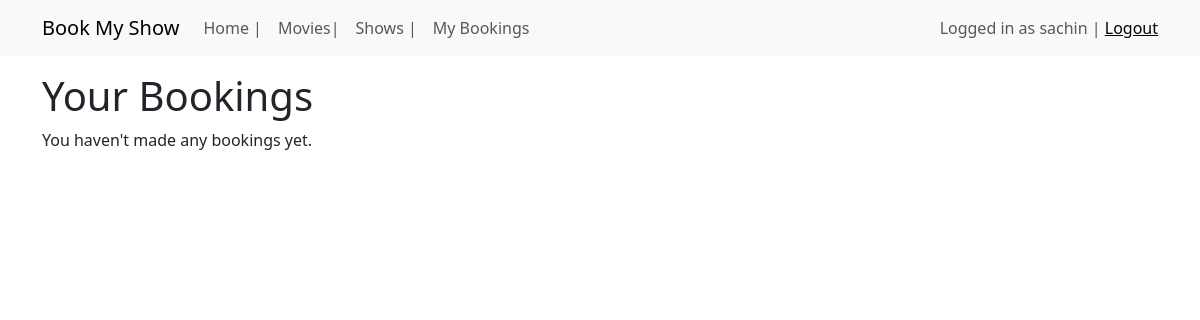
The app's page /bookings (signed in), older data.
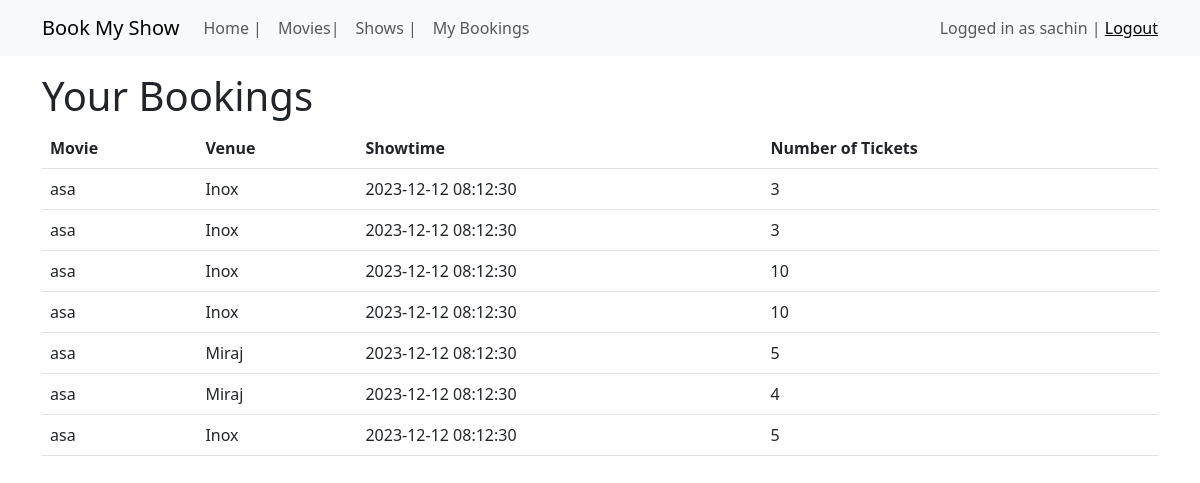
The same page, newer data.
### application/models.py (models this page shows, shortened)
class User(UserMixin,db.Model):
    id = db.Column(db.Integer, primary_key=True)
    username = db.Column(db.String(100), nullable=False)
    email = db.Column(db.String(100), nullable=False)
    is_admin = db.Column(db.Boolean, default=False)
    password_hash = db.Column(db.String(128),nullable=True)
    bookings = db.relationship('Booking', backref='user', lazy=True)
    comments = db.relationship('Comment', backref='user', lazy=True)
    likes = db.relationship('Like', backref='user', lazy=True)
    @property
    def password(self):
        raise AttributeError('Password is not a redable Attribute! ')

class Booking(db.Model):
    id = db.Column(db.Integer, primary_key=True)
    user_id = db.Column(db.Integer, db.ForeignKey('user.id'), nullable=False)
    showtime_id = db.Column(db.Integer, db.ForeignKey('showtime.id'), nullable=False)
    movie_id = db.Column(db.Integer, db.ForeignKey('movie.id'), nullable=False)
    cinema_id = db.Column(db.Integer, db.ForeignKey('cinema.id'), nullable=False)
    date = db.Column(db.Date)
    time = db.Column(db.Time)
    num_tickets = db.Column(db.Integer, nullable=False)

class Movie(db.Model):
    id = db.Column(db.Integer, primary_key=True)
    name = db.Column(db.String(100), nullable=False)
    genre = db.Column(db.String(100), nullable=False)
    director = db.Column(db.String(100), nullable=False)
    cast = db.Column(db.String(1000), nullable=False)
    synopsis = db.Column(db.Text, nullable=False)
    duration = db.Column(db.Integer, nullable=False)
    release_date = db.Column(db.Text)
    rating = db.Column(db.Float, nullable=False)
    poster = db.Column(db.String(100))
    bookings = db.relationship('Booking', backref='movie', lazy=True)
    comments = db.relationship('Comment', backref='movie', lazy=True)
    likes = db.relationship('Like', backref='movie', lazy=True)
    showtimes = db.relationship('Showtime', backref='movie', lazy=True)

class Cinema(db.Model):
    id = db.Column(db.Integer, primary_key=True)
    name = db.Column(db.String(100), nullable=False)
    location = db.Column(db.String(100), nullable=False)
    seating_capacity = db.Column(db.Integer, nullable=False)
    showtimes = db.relationship('Showtime', backref='cinema', lazy=True)
    bookings = db.relationship('Booking', backref='cinema', lazy=True)

class Showtime(db.Model):
    id = db.Column(db.Integer, primary_key=True)
    movie_id = db.Column(db.Integer, db.ForeignKey('movie.id') )
    cinema_id = db.Column(db.Integer, db.ForeignKey('cinema.id'))
    date = db.Column(db.String)
    time = db.Column(db.String, nullable=False)
    ticket_price = db.Column(db.Float, nullable=False)
    bookings = db.relationship('Booking', backref='showtime', lazy=True)
    num_booked = db.Column(db.Integer, default=0)

### application/controllers.py (the view)
@app.route('/bookings', methods=['GET', 'POST'])
@login_required
def bookings():
    bookings = Booking.query.filter_by(user_id=current_user.id).all()
    return render_template('bookings.html', bookings=bookings)

### application/controllers.py (called while the page is built)
@login_manager.user_loader
def load_user(user_id):
    return User.query.get(int(user_id))

### templates/bookings.html
{% extends "base.html" %}
{% block content %}
  <h1>Your Bookings</h1>
  {% if bookings %}
    <table class="table">
      <thead>
        <tr>
          <th>Movie</th>
          <th>Venue</th>
          <th>Showtime</th>
          <th>Number of Tickets</th>
        </tr>
      </thead>
      <tbody>
        {% for booking in bookings %}
          <tr>
            <td>{{ booking.movie.name }}</td>
            <td>{{ booking.cinema.name }}</td>
            <td>{{ booking.showtime.time }}</td>
            <td>{{ booking.num_tickets }}</td>
          </tr>
        {% endfor %}
      </tbody>
    </table>
  {% else %}
    <p>You haven't made any bookings yet.</p>
  {% endif %}
{% endblock %}

### templates/base.html (shortened to what this page needs)
<!DOCTYPE html>
<html>
<head>
	{% block styles %}
	<link rel="stylesheet" href="{{ url_for('static', filename='css/style.css') }}">
	<link href="https://cdn.jsdelivr.net/npm/bootstrap@5.3.0-alpha3/dist/css/bootstrap.min.css" rel="stylesheet">
	{% endblock %}
</head>
<body>
	<nav class="navbar navbar-expand-lg navbar-light bg-light">
		<div class="container">
			<a class="navbar-brand" href="#">Book My Show</a>
			<div class="collapse navbar-collapse" id="navbarNav">
				<ul class="navbar-nav">
					<li class="nav-item">
						<a class="nav-link" href="#">Home | </a>
					</li>
					<li class="nav-item">
						<a class="nav-link" href="#">Movies| </a>
					</li>
					<li class="nav-item">
						<a class="nav-link" href="#">Shows | </a>
					</li>
					{% if current_user %}
					<li class="nav-item">
						<a class="nav-link" href="#">My Bookings</a>
					</li>
					{% endif %}
				</ul>
				{% if current_user %}
				<div class="navbar-text ms-auto">
					Logged in as {{ current_user.username }} | <a href="{{ url_for('logout')}}">Logout</a>
				</div>
				{% else %}
				<div class="navbar-text ms-auto">
					<a href="#">Login</a> | <a href="#">Register</a>
				</div>
				{% endif %}
			</div>
		</div>
	</nav>
	<div class="container mt-3">
		{% block content %}{% endblock %}
	</div>
</body>
</html>

Row changes from the older to the newer data that the page shows:
added Booking: movie.name "asa", cinema.name "Inox", showtime.time "2023-12-12 08:12:30", num_tickets "3"
added Booking: movie.name "asa", cinema.name "Inox", showtime.time "2023-12-12 08:12:30", num_tickets "3"
added Booking: movie.name "asa", cinema.name "Inox", showtime.time "2023-12-12 08:12:30", num_tickets "10"
added Booking: movie.name "asa", cinema.name "Inox", showtime.time "2023-12-12 08:12:30", num_tickets "10"
added Booking: movie.name "asa", cinema.name "Miraj", showtime.time "2023-12-12 08:12:30", num_tickets "5"
added Booking: movie.name "asa", cinema.name "Miraj", showtime.time "2023-12-12 08:12:30", num_tickets "4"
added Booking: movie.name "asa", cinema.name "Inox", showtime.time "2023-12-12 08:12:30", num_tickets "5"
Text that changed along with them:
text no longer shown: "You haven't made any bookings yet."
text now shown: "Movie Venue Showtime Number of Tickets"
